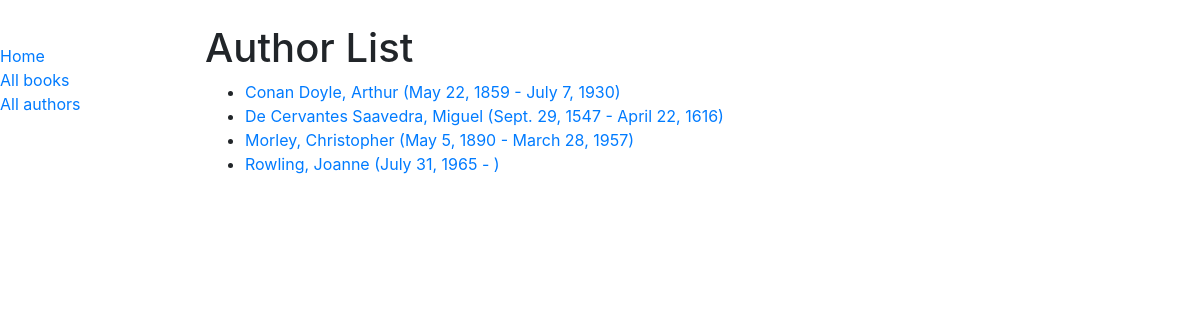
Screenshot of /catalog/authors/ with the database file from the repository.
### catalog/models.py (models this page shows)
class Author(models.Model):
    first_name = models.CharField(max_length=100)
    last_name = models.CharField(max_length=100)
    date_of_birth = models.DateField(null=True, blank=True)
    date_of_death = models.DateField('Died', null=True, blank=True)
    class Meta:
        ordering = ['last_name', 'first_name']
    def get_absolute_url(self):
        return reverse('author-detail', args=[str(self.id)])
    def __str__(self):
        return f'{self.last_name}, {self.first_name}'

### catalog/views.py (the view)
# urls.py: path('authors/', views.AuthorListView.as_view(), name='authors'),
class AuthorListView(generic.ListView):
    model = Author
    paginate_by = 10

### catalog/Templates/Catalog/author_list.html
{% extends "base_generic.html" %}
{% block content %}
<h1>Author List</h1>
{% if author_list %}
  <ul>
  {% for author in author_list %}
    <li>
      <a href="{{ author.get_absolute_url }}">
      {{ author }} ({{author.date_of_birth}} - {% if author.date_of_death %}{{author.date_of_death}}{% endif %})
      </a>
    </li>
  {% endfor %}
 </ul>
{% else %}
  <p>There are no authors available.</p>
{% endif %}
{% endblock %}

### catalog/Templates/base_generic.html (shortened to what this page needs)
﻿<!DOCTYPE html>
<html lang="en">
<head>
    <link rel="stylesheet" href="https://cdn.jsdelivr.net/npm/bootstrap@4.5.3/dist/css/bootstrap.min.css">
    {% load static %}
    <link rel="stylesheet" href="{% static 'css/styles.css' %}">
</head>
<body>
 <div class="row">
            <div class="col-sm-2">
                {% block sidebar %}
                <ul class="sidebar-nav">
                    <li><a href="{% url 'index' %}">Home</a></li>
                    <li><a href="{% url 'books' %}">All books</a></li>
                    <li><a href="{% url 'authors' %}">All authors</a></li>
                </ul>
                {% endblock %}
            </div>
            <div class="col-sm-10 ">
            {% block content %}{% endblock %}
        </div>
    </div>
</body>
</html>

### rows the page displays
Author: last_name+first_name "Conan Doyle, Arthur", date_of_birth "May 22, 1859", date_of_death "July 7, 1930"
Author: last_name+first_name "De Cervantes Saavedra, Miguel", date_of_birth "Sept. 29, 1547", date_of_death "April 22, 1616"
Author: last_name+first_name "Morley, Christopher", date_of_birth "May 5, 1890", date_of_death "March 28, 1957"
Author: last_name+first_name "Rowling, Joanne", date_of_birth "July 31, 1965"
